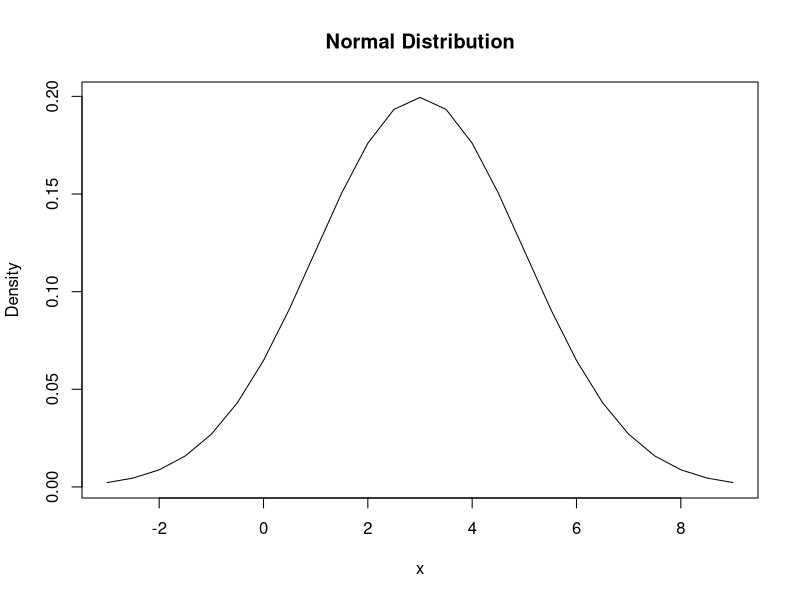
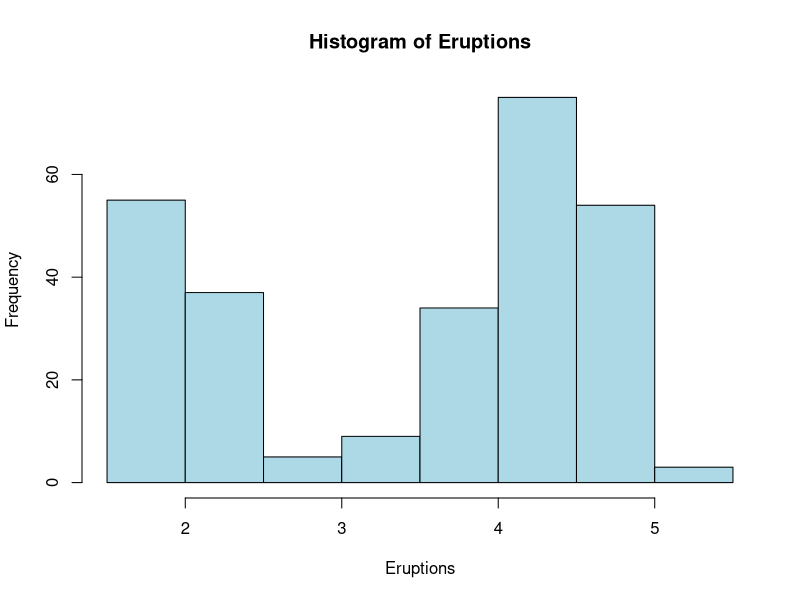

The R script that drew these images, in order:
##Slip - 16
##Q.1 - (A)
x = c(15,18,12,22,19,15,17,20,14,15,21,16,18,17,19)

# Harmonic Mean
length(x)/sum(1/x)

# 75th Percentile
quantile(x,0.75)

# Coefficient of Variation
cv = (sd(x)/mean(x))*100;
cv

##Q.1 - (B)
x = seq(-3,9,0.5)

y = dnorm(x,3,2)

plot(x,y,type="l",main="Normal Distribution",
     xlab="x",ylab="Density")

##Q.2 - A

v1 = rep(1,3)
v2 = seq(2,10,2)
v3 = rep(5,3)

x = c(v1,v2,v3); x

unique(x)

length(x)

sum(x)

## Q.2 - B 

X = c(2,4,6,8,10)
Y = c(5,12,18,25,30)

cor(X,Y)

model = lm(Y ~ X)
model

##Q.3 - A
m = 1.5

dpois(0,m)

1 - ppois(1,m)

ppois(3,m) - ppois(1,m)

##Q.3 - B

City = c("A","B","C","D","E")
Max = c(30,40,32,35,38)
Min = c(20,22,21,25,26)

df = data.frame(City,Max,Min)

df$Range = df$Max - df$Min; df

df$City[df$Max > 35]

##Q.4 - A

data(faithful)

hist(faithful$eruptions,
     main="Histogram of Eruptions",
     xlab="Eruptions",col="lightblue")

##Q.4 - B

pnorm(85,100,15)

1 - pnorm(95,100,15)

pnorm(110,100,15) - pnorm(90,100,15)
